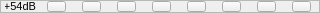
     <widget class="QFrame" name="frame_3">
      <property name="minimumSize">
       <size>
        <width>320</width>
        <height>13</height>
       </size>
      </property>
      <property name="maximumSize">
       <size>
        <width>320</width>
        <height>13</height>
       </size>
      </property>
      <property name="frameShape">
       <enum>QFrame::StyledPanel</enum>
      </property>
      <property name="frameShadow">
       <enum>QFrame::Raised</enum>
      </property>
      <widget class="QPushButton" name="In4_54">
       <property name="geometry">
        <rect>
         <x>152</x>
         <y>1</y>
         <width>19</width>
         <height>11</height>
        </rect>
       </property>
       <property name="minimumSize">
        <size>
         <width>19</width>
         <height>11</height>
        </size>
       </property>
       <property name="maximumSize">
        <size>
         <width>19</width>
         <height>11</height>
        </size>
       </property>
       <property name="text">
        <string/>
       </property>
       <property name="checkable">
        <bool>true</bool>
       </property>
       <property name="autoExclusive">
        <bool>true</bool>
       </property>
       <attribute name="buttonGroup">
        <string notr="true">buttonGroup4</string>
       </attribute>
      </widget>
      <widget class="QPushButton" name="In3_54">
       <property name="geometry">
        <rect>
         <x>117</x>
         <y>1</y>
         <width>19</width>
         <height>11</height>
        </rect>
       </property>
       <property name="minimumSize">
        <size>
         <width>19</width>
         <height>11</height>
        </size>
       </property>
       <property name="maximumSize">
        <size>
         <width>19</width>
         <height>11</height>
        </size>
       </property>
       <property name="text">
        <string/>
       </property>
       <property name="checkable">
        <bool>true</bool>
       </property>
       <property name="autoExclusive">
        <bool>true</bool>
       </property>
       <attribute name="buttonGroup">
        <string notr="true">buttonGroup3</string>
       </attribute>
      </widget>
      <widget class="QPushButton" name="In1_54">
       <property name="geometry">
        <rect>
         <x>47</x>
         <y>1</y>
         <width>19</width>
         <height>11</height>
        </rect>
       </property>
       <property name="minimumSize">
        <size>
         <width>19</width>
         <height>11</height>
        </size>
       </property>
       <property name="maximumSize">
        <size>
         <width>19</width>
         <height>11</height>
        </size>
       </property>
       <property name="text">
        <string/>
       </property>
       <property name="checkable">
        <bool>true</bool>
       </property>
       <property name="checked">
        <bool>false</bool>
       </property>
       <property name="autoExclusive">
        <bool>true</bool>
       </property>
       <attribute name="buttonGroup">
        <string notr="true">buttonGroup1</string>
       </attribute>
      </widget>
      <widget class="QPushButton" name="In8_54">
       <property name="geometry">
        <rect>
         <x>292</x>
         <y>1</y>
         <width>19</width>
         <height>11</height>
        </rect>
       </property>
       <property name="minimumSize">
        <size>
         <width>19</width>
         <height>11</height>
        </size>
       </property>
       <property name="maximumSize">
        <size>
         <width>19</width>
         <height>11</height>
        </size>
       </property>
       <property name="text">
        <string/>
       </property>
       <property name="checkable">
        <bool>true</bool>
       </property>
       <attribute name="buttonGroup">
        <string notr="true">buttonGroup8</string>
       </attribute>
      </widget>
      <widget class="QPushButton" name="In2_54">
       <property name="geometry">
        <rect>
         <x>82</x>
         <y>1</y>
         <width>19</width>
         <height>11</height>
        </rect>
       </property>
       <property name="minimumSize">
        <size>
         <width>19</width>
         <height>11</height>
        </size>
       </property>
       <property name="maximumSize">
        <size>
         <width>19</width>
         <height>11</height>
        </size>
       </property>
       <property name="text">
        <string/>
       </property>
       <property name="checkable">
        <bool>true</bool>
       </property>
       <property name="autoExclusive">
        <bool>true</bool>
       </property>
       <attribute name="buttonGroup">
        <string notr="true">buttonGroup2</string>
       </attribute>
      </widget>
      <widget class="QPushButton" name="In6_54">
       <property name="geometry">
        <rect>
         <x>222</x>
         <y>1</y>
         <width>19</width>
         <height>11</height>
        </rect>
       </property>
       <property name="minimumSize">
        <size>
         <width>19</width>
         <height>11</height>
        </size>
       </property>
       <property name="maximumSize">
        <size>
         <width>19</width>
         <height>11</height>
        </size>
       </property>
       <property name="text">
        <string/>
       </property>
       <property name="checkable">
        <bool>true</bool>
       </property>
       <property name="autoExclusive">
        <bool>true</bool>
       </property>
       <attribute name="buttonGroup">
        <string notr="true">buttonGroup6</string>
       </attribute>
      </widget>
      <widget class="QPushButton" name="In5_54">
       <property name="geometry">
        <rect>
         <x>187</x>
         <y>1</y>
         <width>19</width>
         <height>11</height>
        </rect>
       </property>
       <property name="minimumSize">
        <size>
         <width>19</width>
         <height>11</height>
        </size>
       </property>
       <property name="maximumSize">
        <size>
         <width>19</width>
         <height>11</height>
        </size>
       </property>
       <property name="text">
        <string/>
       </property>
       <property name="checkable">
        <bool>true</bool>
       </property>
       <property name="autoExclusive">
        <bool>true</bool>
       </property>
       <attribute name="buttonGroup">
        <string notr="true">buttonGroup5</string>
       </attribute>
      </widget>
      <widget class="QPushButton" name="In7_54">
       <property name="geometry">
        <rect>
         <x>257</x>
         <y>1</y>
         <width>19</width>
         <height>11</height>
        </rect>
       </property>
       <property name="minimumSize">
        <size>
         <width>19</width>
         <height>11</height>
        </size>
       </property>
       <property name="maximumSize">
        <size>
         <width>19</width>
         <height>11</height>
        </size>
       </property>
       <property name="text">
        <string/>
       </property>
       <property name="checkable">
        <bool>true</bool>
       </property>
       <property name="autoExclusive">
        <bool>true</bool>
       </property>
       <attribute name="buttonGroup">
        <string notr="true">buttonGroup7</string>
       </attribute>
      </widget>
      <widget class="QLabel" name="label_5">
       <property name="geometry">
        <rect>
         <x>5</x>
         <y>1</y>
         <width>31</width>
         <height>11</height>
        </rect>
       </property>
       <property name="font">
        <font>
         <pointsize>8</pointsize>
        </font>
       </property>
       <property name="text">
        <string>+54dB</string>
       </property>
       <property name="alignment">
        <set>Qt::AlignRight|Qt::AlignTrailing|Qt::AlignVCenter</set>
       </property>
      </widget>
     </widget>
